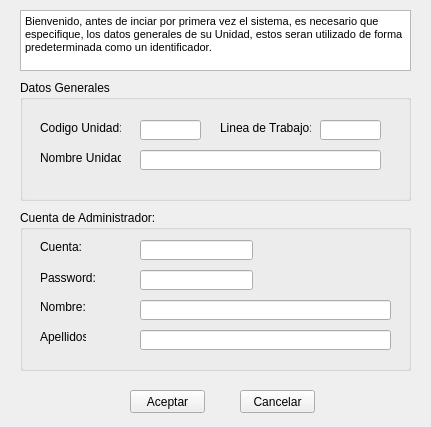
<?xml version="1.0" encoding="UTF-8"?>
<ui version="4.0">
 <class>PrimerInicio</class>
 <widget class="QWidget" name="PrimerInicio">
  <property name="windowModality">
   <enum>Qt::ApplicationModal</enum>
  </property>
  <property name="geometry">
   <rect>
    <x>0</x>
    <y>0</y>
    <width>431</width>
    <height>427</height>
   </rect>
  </property>
  <property name="windowTitle">
   <string>Configuraciones Iniciales</string>
  </property>
  <widget class="QGroupBox" name="groupBox">
   <property name="geometry">
    <rect>
     <x>20</x>
     <y>80</y>
     <width>391</width>
     <height>121</height>
    </rect>
   </property>
   <property name="title">
    <string>Datos Generales</string>
   </property>
   <widget class="QLabel" name="label">
    <property name="geometry">
     <rect>
      <x>20</x>
      <y>70</y>
      <width>81</width>
      <height>16</height>
     </rect>
    </property>
    <property name="text">
     <string>Nombre Unidad:</string>
    </property>
   </widget>
   <widget class="QLabel" name="label_2">
    <property name="geometry">
     <rect>
      <x>20</x>
      <y>40</y>
      <width>81</width>
      <height>16</height>
     </rect>
    </property>
    <property name="text">
     <string>Codigo Unidad:</string>
    </property>
   </widget>
   <widget class="QLineEdit" name="codigoUnidad">
    <property name="geometry">
     <rect>
      <x>120</x>
      <y>40</y>
      <width>61</width>
      <height>20</height>
     </rect>
    </property>
    <property name="maxLength">
     <number>3</number>
    </property>
   </widget>
   <widget class="QLabel" name="label_3">
    <property name="geometry">
     <rect>
      <x>200</x>
      <y>40</y>
      <width>91</width>
      <height>16</height>
     </rect>
    </property>
    <property name="text">
     <string>Linea de Trabajo:</string>
    </property>
   </widget>
   <widget class="QLineEdit" name="lineaUnidad">
    <property name="geometry">
     <rect>
      <x>300</x>
      <y>40</y>
      <width>61</width>
      <height>20</height>
     </rect>
    </property>
    <property name="maxLength">
     <number>3</number>
    </property>
   </widget>
   <widget class="QLineEdit" name="nombreUnidad">
    <property name="geometry">
     <rect>
      <x>120</x>
      <y>70</y>
      <width>241</width>
      <height>20</height>
     </rect>
    </property>
    <property name="maxLength">
     <number>35</number>
    </property>
   </widget>
  </widget>
  <widget class="QTextBrowser" name="textBrowser">
   <property name="geometry">
    <rect>
     <x>20</x>
     <y>10</y>
     <width>391</width>
     <height>61</height>
    </rect>
   </property>
   <property name="acceptDrops">
    <bool>false</bool>
   </property>
   <property name="autoFillBackground">
    <bool>false</bool>
   </property>
   <property name="html">
    <string>&lt;!DOCTYPE HTML PUBLIC &quot;-//W3C//DTD HTML 4.0//EN&quot; &quot;http://www.w3.org/TR/REC-html40/strict.dtd&quot;&gt;
&lt;html&gt;&lt;head&gt;&lt;meta name=&quot;qrichtext&quot; content=&quot;1&quot; /&gt;&lt;style type=&quot;text/css&quot;&gt;
p, li { white-space: pre-wrap; }
&lt;/style&gt;&lt;/head&gt;&lt;body style=&quot; font-family:'MS Shell Dlg 2'; font-size:8.25pt; font-weight:400; font-style:normal;&quot;&gt;
&lt;p style=&quot; margin-top:0px; margin-bottom:0px; margin-left:0px; margin-right:0px; -qt-block-indent:0; text-indent:0px;&quot;&gt;&lt;span style=&quot; font-size:8pt;&quot;&gt;Bienvenido, antes de inciar por primera vez el sistema, es necesario que especifique, los datos generales de su Unidad, estos seran utilizado de forma predeterminada como un identificador.&lt;/span&gt;&lt;/p&gt;&lt;/body&gt;&lt;/html&gt;</string>
   </property>
   <property name="acceptRichText">
    <bool>false</bool>
   </property>
  </widget>
  <widget class="QGroupBox" name="groupBox_2">
   <property name="geometry">
    <rect>
     <x>20</x>
     <y>210</y>
     <width>391</width>
     <height>161</height>
    </rect>
   </property>
   <property name="title">
    <string>Cuenta de Administrador:</string>
   </property>
   <widget class="QLabel" name="label_4">
    <property name="geometry">
     <rect>
      <x>20</x>
      <y>30</y>
      <width>46</width>
      <height>14</height>
     </rect>
    </property>
    <property name="text">
     <string>Cuenta:</string>
    </property>
   </widget>
   <widget class="QLabel" name="label_5">
    <property name="geometry">
     <rect>
      <x>20</x>
      <y>60</y>
      <width>71</width>
      <height>16</height>
     </rect>
    </property>
    <property name="text">
     <string>Password:</string>
    </property>
   </widget>
   <widget class="QLineEdit" name="cuenta">
    <property name="geometry">
     <rect>
      <x>120</x>
      <y>30</y>
      <width>113</width>
      <height>20</height>
     </rect>
    </property>
    <property name="maxLength">
     <number>15</number>
    </property>
   </widget>
   <widget class="QLineEdit" name="password">
    <property name="geometry">
     <rect>
      <x>120</x>
      <y>60</y>
      <width>113</width>
      <height>20</height>
     </rect>
    </property>
    <property name="maxLength">
     <number>10</number>
    </property>
    <property name="echoMode">
     <enum>QLineEdit::Password</enum>
    </property>
   </widget>
   <widget class="QLabel" name="label_6">
    <property name="geometry">
     <rect>
      <x>20</x>
      <y>90</y>
      <width>46</width>
      <height>14</height>
     </rect>
    </property>
    <property name="text">
     <string>Nombre:</string>
    </property>
   </widget>
   <widget class="QLineEdit" name="nombreUsuario">
    <property name="geometry">
     <rect>
      <x>120</x>
      <y>90</y>
      <width>251</width>
      <height>20</height>
     </rect>
    </property>
    <property name="maxLength">
     <number>30</number>
    </property>
   </widget>
   <widget class="QLabel" name="label_7">
    <property name="geometry">
     <rect>
      <x>20</x>
      <y>120</y>
      <width>46</width>
      <height>14</height>
     </rect>
    </property>
    <property name="text">
     <string>Apellidos:</string>
    </property>
   </widget>
   <widget class="QLineEdit" name="apelldosUsuario">
    <property name="geometry">
     <rect>
      <x>120</x>
      <y>120</y>
      <width>251</width>
      <height>20</height>
     </rect>
    </property>
    <property name="maxLength">
     <number>30</number>
    </property>
   </widget>
  </widget>
  <widget class="QPushButton" name="botonAceptar">
   <property name="geometry">
    <rect>
     <x>130</x>
     <y>390</y>
     <width>75</width>
     <height>23</height>
    </rect>
   </property>
   <property name="text">
    <string>Aceptar</string>
   </property>
  </widget>
  <widget class="QPushButton" name="botonCancelar">
   <property name="geometry">
    <rect>
     <x>240</x>
     <y>390</y>
     <width>75</width>
     <height>23</height>
    </rect>
   </property>
   <property name="text">
    <string>Cancelar</string>
   </property>
  </widget>
 </widget>
 <tabstops>
  <tabstop>codigoUnidad</tabstop>
  <tabstop>lineaUnidad</tabstop>
  <tabstop>nombreUnidad</tabstop>
  <tabstop>cuenta</tabstop>
  <tabstop>password</tabstop>
  <tabstop>nombreUsuario</tabstop>
  <tabstop>apelldosUsuario</tabstop>
  <tabstop>botonAceptar</tabstop>
  <tabstop>botonCancelar</tabstop>
  <tabstop>textBrowser</tabstop>
 </tabstops>
 <resources/>
 <connections/>
</ui>
